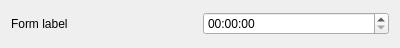
<?xml version="1.0" encoding="UTF-8"?>
<ui version="4.0">
 <class>Time</class>
 <widget class="QWidget" name="Time">
  <property name="geometry">
   <rect>
    <x>0</x>
    <y>0</y>
    <width>400</width>
    <height>48</height>
   </rect>
  </property>
  <property name="minimumSize">
   <size>
    <width>400</width>
    <height>0</height>
   </size>
  </property>
  <property name="maximumSize">
   <size>
    <width>475</width>
    <height>16777215</height>
   </size>
  </property>
  <property name="windowTitle">
   <string>Time</string>
  </property>
  <layout class="QHBoxLayout" name="horizontalLayout">
   <item>
    <widget class="QLabel" name="label">
     <property name="text">
      <string>Form label</string>
     </property>
    </widget>
   </item>
   <item>
    <widget class="QTimeEdit" name="field">
     <property name="displayFormat">
      <string>HH:mm:ss</string>
     </property>
    </widget>
   </item>
  </layout>
 </widget>
 <resources/>
 <connections/>
</ui>
